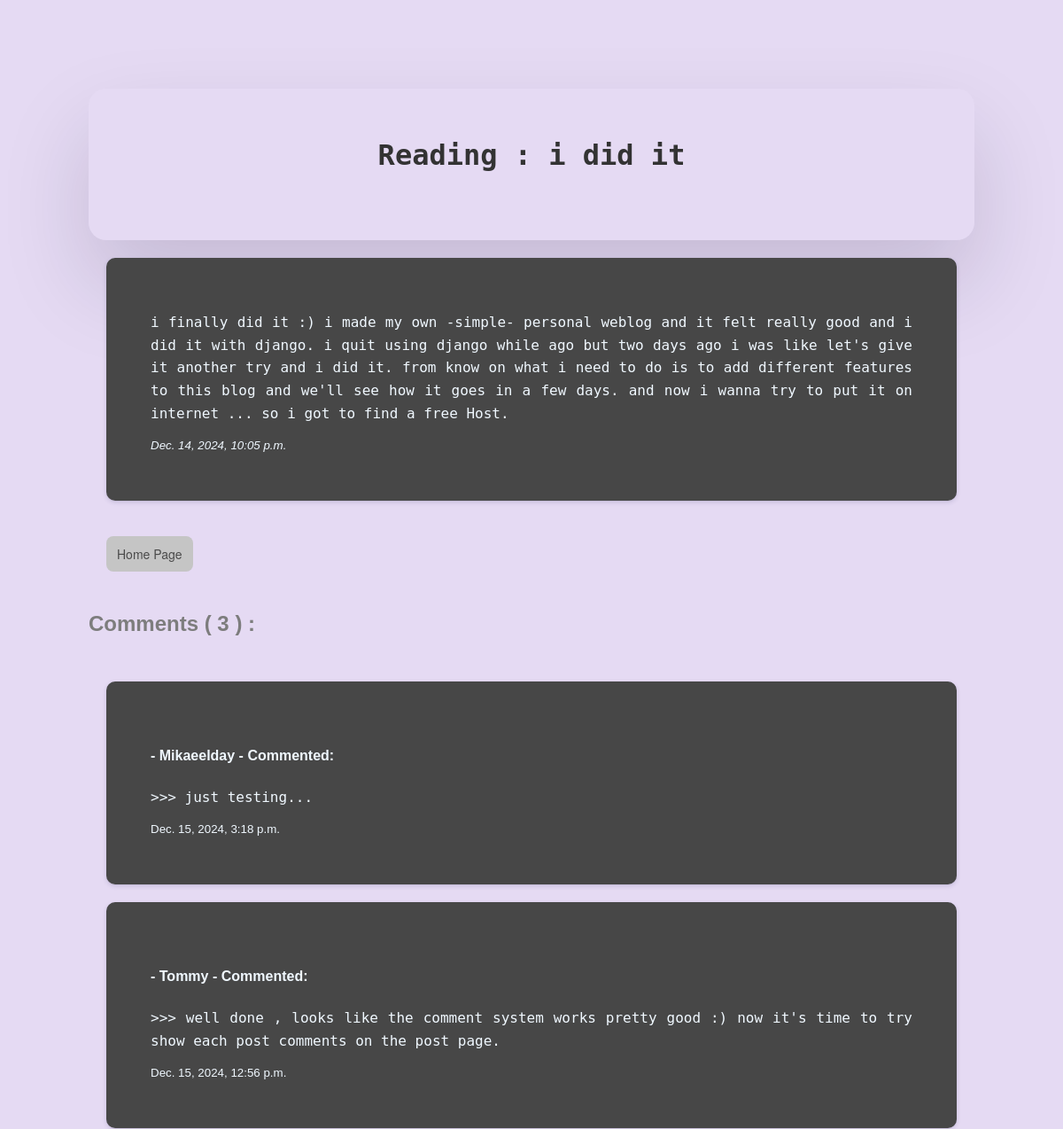
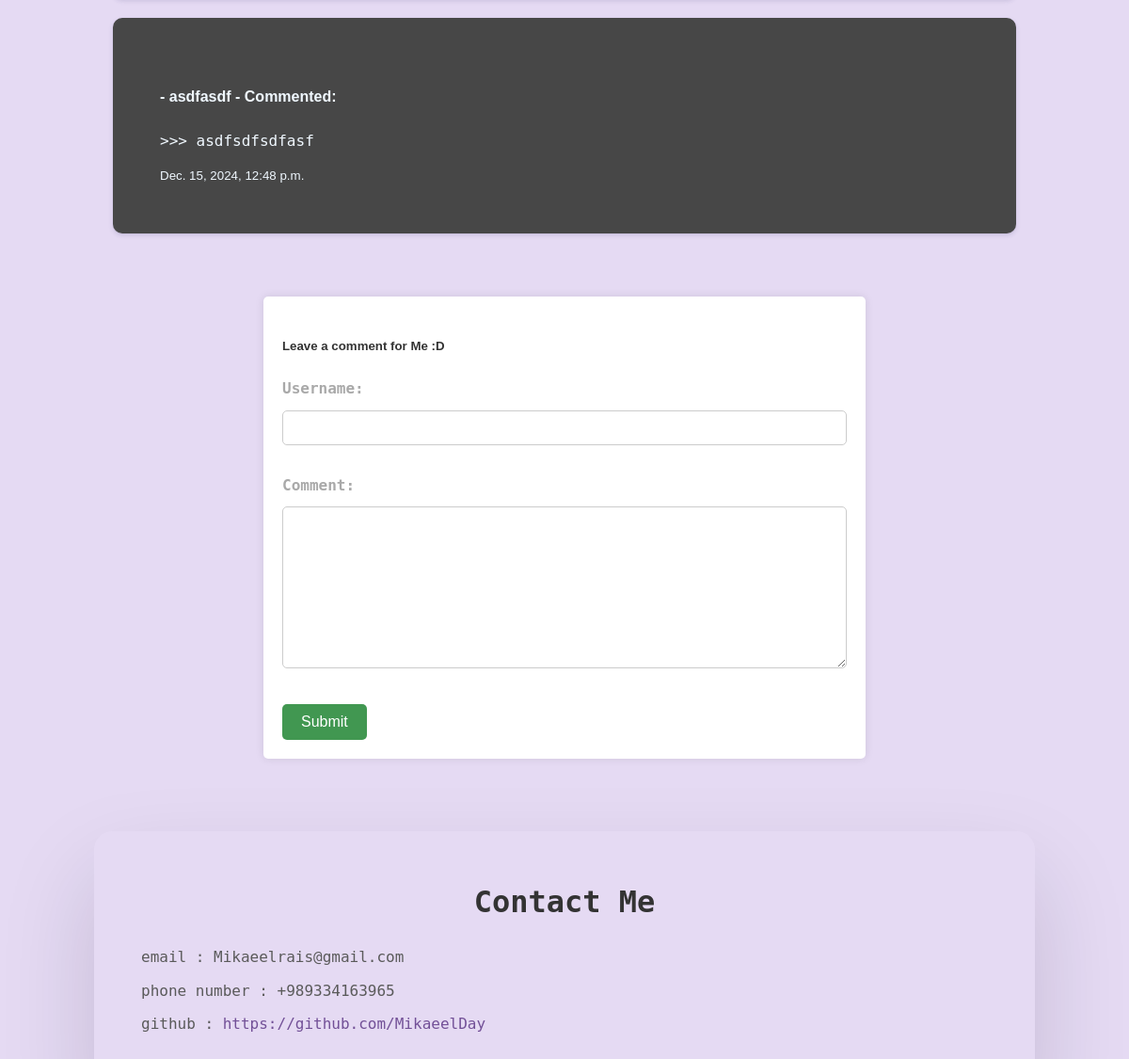
/post/5/, run on the app's committed database (2 pictures, top to bottom).
### blog/models.py (models this page shows, shortened)
class Post(models.Model):
    id = models.AutoField(primary_key=True)
    title = models.CharField(max_length=100)
    content = models.TextField()
    published_date = models.DateTimeField(auto_now_add=True)

class Comment(models.Model):
    post = models.ForeignKey(Post,on_delete=models.CASCADE,related_name='comments')
    name = models.CharField(max_length=80)
    body = models.TextField()
    created_on = models.DateTimeField(auto_now_add=True)
    active = models.BooleanField(default=False)
    class Meta:
        ordering = ['created_on']

### blog/views.py (the view)
# urls.py: path("post/<int:id>/", views.detail, name="detail"),
def detail(request, id):
    post = get_object_or_404(Post, id=id)
    comments = post.comments.filter(active=True).order_by('-created_on')
    count_comments = comments.count()
    if request.method == 'POST':
        form = CommentForm(request.POST)
        if form.is_valid():
            comment = Comment()
            comment.post = post
            comment.name = form.cleaned_data['username']
            comment.body = form.cleaned_data['comment']
            comment.save()
            return redirect('detail', id=post.id)
    else:
        form = CommentForm()
    context = {
        'post': post,
        'comments': comments,
        'comment_form': form,
        'count_comments': count_comments
    }
    return render(request, 'detail.html', context)

### blog/forms.py
class CommentForm(forms.ModelForm):
    username = forms.CharField()
    comment = forms.CharField(widget=forms.Textarea)
    class Meta:
        model = Comment
        fields = ['username', 'comment']
        widgets = {
            'username': forms.TextInput(attrs={'class': 'form-control'}),
            'comment': forms.Textarea(attrs={'class': 'form-control'}),
        }
        labels = {
            'username': 'Username',
            'comment': 'Comment',
        }
        help_texts = {
            'username': 'Username',
            'comment': 'Comment',
        }

### blog/templates/detail.html (shortened to what this page needs)
{% extends 'base.html' %}
{% block content %}
    <div class="header">
        <h1>Reading : {{ post.title }}</h1>
    </div>
    <div class="content">
        <p>{{ post.content }}</p>
        <i><small>{{ post.published_date }}</small></i>
    </div>
    <button class="button-2"><a href="{% url 'home' %}">Home Page</a></button>
    <h2>Comments ( {{ count_comments }} ) : </h2>
    <br>
    {% for cm in comments %}
        <div class="content">
            <h4>- {{ cm.name }} - Commented:</h4>
            <p> >>> {{ cm.body }}</p>
            <small>{{ cm.created_on }}</small>
        </div>
    {% endfor %}
    <br>
    <form method="post" style="margin-top: 1.3em;">
        <h5>Leave a comment for Me :D</h5>
          {{ comment_form.as_p }}
          <button type="submit" class="btn btn-primary  btn-lg">Submit</button>
    </form>
    <br>
    <br>
    <br>
    <footer class="header">
        <h1>Contact Me</h1>
        <p style="color: #5a5a5a">email : Mikaeelrais@gmail.com</p>
        <p style="color: #5a5a5a">phone number : +989334163965</p>
        <p style="color: #5a5a5a">github : <a href="https://github.com/MikaeelDay" style="color: #725097">https://github.com/MikaeelDay</a></p>
    </footer>
{% endblock %}

### blog/static/style.css (style rules this page uses)
body, h1, h2,h3, p { margin: 0; padding: 0; }
body { font-family: Arial, sans-serif; line-height: 1.6; background-color: #e5daf3; color: #333; padding: 100px; }
h1 ,h3 { font-family: 'Consolas', 'Menlo', 'DejaVu Sans Mono', 'Bitstream Vera Sans Mono', monospace; text-align: center; margin-bottom: 20px; }
h2 { color: #7d7d7d; margin-top: 20px; }
p { margin: 10px 0; font-family: 'Consolas', 'Menlo', 'DejaVu Sans Mono', 'Bitstream Vera Sans Mono', monospace; text-align: justify; text-justify: inter-word; }
.header { padding: 50px; border-radius: 20px; box-shadow: rgba(17, 12, 46, 0.15) 0px 48px 100px 0px; }
.content { padding: 50px; box-shadow: rgba(50, 50, 105, 0.15) 0px 2px 5px 0px, rgba(0, 0, 0, 0.05) 0px 1px 1px 0px; margin: 20px; background-color: #474747; border-radius: 10px; }
.content h2 ,p , small,h4 { color: aliceblue; }
.button-2 { background-color: #c5c5c5; border-radius: 8px; border-width: 0; color: #4a4a4a; cursor: pointer; display: inline-block; font-family: "Haas Grot Text R Web", "Helvetica Neue", Helvetica, Arial, sans-serif; font-size: 14px; font-weight: 500; line-height: 20px; list-style: none; margin: 20px; padding: 10px 12px; text-align: center; transition: all 200ms; vertical-align: baseline; white-space: nowrap; user-select: none; -webkit-user-select: none; touch-action: manipulation; }
a { text-decoration: None; color: #4a4a4a; }
form { max-width: 600px; margin: 0 auto; padding: 20px; background-color: #fff; border-radius: 5px; box-shadow: 0 0 10px rgba(0, 0, 0, 0.1); }
label { display: block; font-weight: bold; color: darkgrey; margin-bottom: 10px; }
textarea, input[type="text"], input[type="email"], input[type="password"], select { width: 100%; padding: 10px; border: 1px solid #ccc; border-radius: 5px; margin-bottom: 20px; box-sizing: border-box; }
button { display: inline-block; background-color: #419751; color: #fff; border: none; padding: 10px 20px; border-radius: 5px; cursor: pointer; font-size: 16px; transition: 0.5s; }

### data on the page
Post: title "i did it", content "i finally did it :) i made my own -simple- personal weblog and it felt really good and i did it with django. i quit using django while ago but two days ago i was like let's give it another try and i did it. from know on what i need to do is to add different features to this blog and we'll see how it goes in a few days. and now i wanna try to put it on internet ... so i got to find a free Host.", published_date "Dec. 14, 2024, 10:05 p.m."
Comment: name "Mikaeelday", body "just testing...", created_on "Dec. 15, 2024, 3:18 p.m."
Comment: name "Tommy", body "well done , looks like the comment system works pretty good :) now it's time to try show each post comments on the post page.", created_on "Dec. 15, 2024, 12:56 p.m."
Comment: name "asdfasdf", body "asdfsdfsdfasf", created_on "Dec. 15, 2024, 12:48 p.m."

### other printed values
{{ count_comments }} "3"
